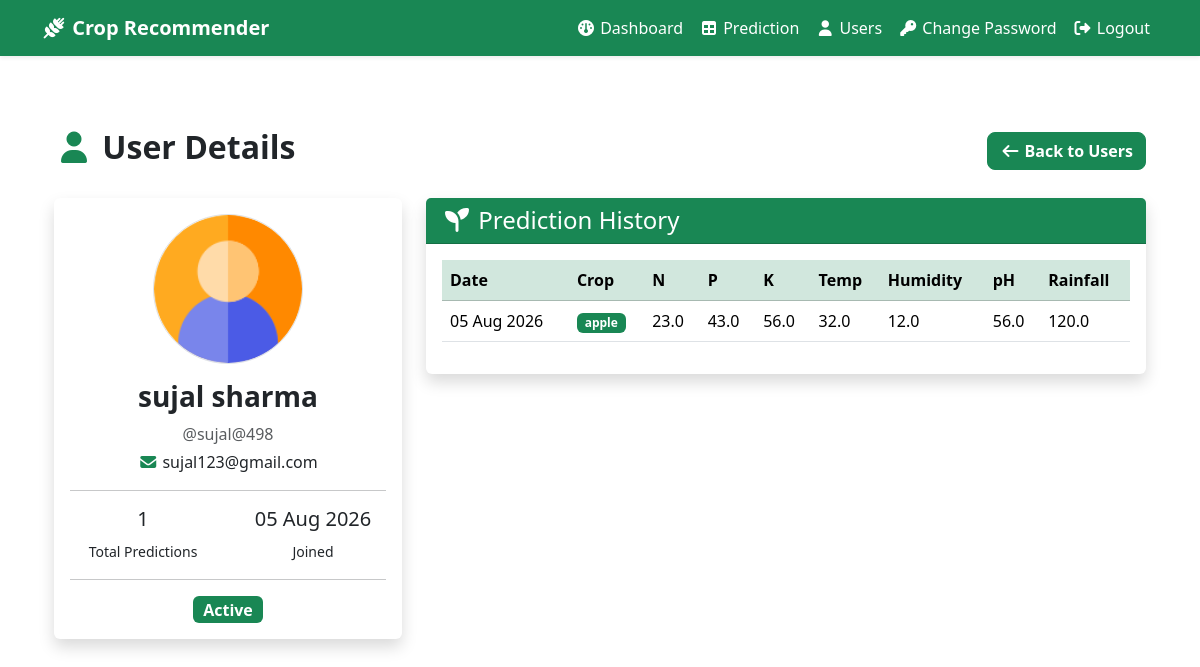
The page /user/3/ (signed in) on the database its author committed.
### recommender/models.py (models this page shows, shortened)
class Profile(models.Model):
    user = models.OneToOneField(
        User,
        on_delete=models.CASCADE
    )
    image = models.ImageField(
        upload_to="profile_pics/",
        default="profile_pics/default.png"
    )

class Pridiction(models.Model):
    user = models.ForeignKey(User,on_delete=models.CASCADE,related_name='pridictions')
    N = models.FloatField()
    P = models.FloatField()
    K = models.FloatField()
    temperature = models.FloatField()
    humidity = models.FloatField()
    ph = models.FloatField()
    rainfall = models.FloatField()
    predicted_label = models.CharField(max_length=100)
    created_at =models.DateTimeField(auto_now_add=True)
    class Meta:
        ordering = ['-created_at']

### recommender/views.py (the view)
# urls.py: path("user/<int:user_id>/",user_details,name="user_details"),
@login_required(login_url="admin_login")
def user_details(request, user_id):
    if not request.user.is_staff:
        return redirect("prediction")
    selected_user = get_object_or_404(
        User,
        id=user_id
    )
    predictions = selected_user.pridictions.all()
    context = {
        "selected_user": selected_user,
        "predictions": predictions,
    }
    return render(
        request,
        "user_details.html",
        context
    )

### recommender/templates/user_details.html (shortened to what this page needs)
{% extends "base.html" %}
{% block content %}
<div class="container-fluid py-4">
<div class="d-flex justify-content-between align-items-center mb-4">
    <h2 class="fw-bold">
        <i class="fa-solid fa-user text-success"></i>
        User Details
    </h2>
    <a href="{% url 'users' %}" class="btn btn-success">
        <i class="fa-solid fa-arrow-left"></i>
        Back to Users
    </a>
</div>
<div class="row g-4">
    <div class="col-lg-4">
        <div class="card shadow border-0">
            <div class="card-body text-center">
                <img src="{{ selected_user.profile.image.url }}"
                     class="rounded-circle border mb-3"
                     width="150"
                     height="150"
                     style="object-fit:cover;">
                <h3 class="fw-bold">
                    {{ selected_user.get_full_name|default:selected_user.username }}
                </h3>
                <p class="text-muted mb-1">
                    @{{ selected_user.username }}
                </p>
                <p>
                    <i class="fa-solid fa-envelope text-success"></i>
                    {{ selected_user.email }}
                </p>
                <hr>
                <div class="row text-center">
                    <div class="col-6">
                        <h5>{{ predictions|length }}</h5>
                        <small>Total Predictions</small>
                    </div>
                    <div class="col-6">
                        <h5>{{ selected_user.date_joined|date:"d M Y" }}</h5>
                        <small>Joined</small>
                    </div>
                </div>
                <hr>
                {% if selected_user.is_active %}
                    <span class="badge bg-success fs-6">Active</span>
                {% else %}
                    <span class="badge bg-danger fs-6">Inactive</span>
                {% endif %}
            </div>
        </div>
    </div>
    <div class="col-lg-8">
        <div class="card shadow border-0">
            <div class="card-header bg-success text-white">
                <h4 class="mb-0">
                    <i class="fa-solid fa-seedling"></i>
                    Prediction History
                </h4>
            </div>
            <div class="card-body table-responsive">
                <table class="table table-hover align-middle">
                    <thead class="table-success">
                        <tr>
                            <th>Date</th>
                            <th>Crop</th>
                            <th>N</th>
                            <th>P</th>
                            <th>K</th>
                            <th>Temp</th>
                            <th>Humidity</th>
                            <th>pH</th>
                            <th>Rainfall</th>
                        </tr>
                    </thead>
                    <tbody>
                    {% for p in predictions %}
                        <tr>
                            <td>{{ p.created_at|date:"d M Y" }}</td>
                            <td>
                                <span class="badge bg-success">
                                    {{ p.predicted_label }}
                                </span>
                            </td>
                            <td>{{ p.N }}</td>
                            <td>{{ p.P }}</td>
                            <td>{{ p.K }}</td>
                            <td>{{ p.temperature }}</td>
                            <td>{{ p.humidity }}</td>
                            <td>{{ p.ph }}</td>
                            <td>{{ p.rainfall }}</td>
                        </tr>
                    {% empty %}
                        <tr>
                            <td colspan="9" class="text-center py-4">
                                No prediction history available.
                            </td>
                        </tr>
                    {% endfor %}
                    </tbody>
                </table>
            </div>
        </div>
    </div>
</div>
</div>
{% endblock %}

### recommender/static/css/style.css (style rules this page uses)
.btn-success { border-radius:8px; font-weight:600; }

### rows shown on the page
Pridiction: created_at "05 Aug 2026", predicted_label "apple", N "23.0", P "43.0", K "56.0", temperature "32.0", humidity "12.0", ph "56.0", rainfall "120.0"

### other values the page prints
{{ selected_user.get_full_name|default:selected_user.username }} "sujal sharma"
{{ selected_user.username }} "sujal@498"
{{ selected_user.email }} "sujal123@gmail.com"
{{ predictions|length }} "1"
{{ selected_user.date_joined|date:"d M Y" }} "05 Aug 2026"
